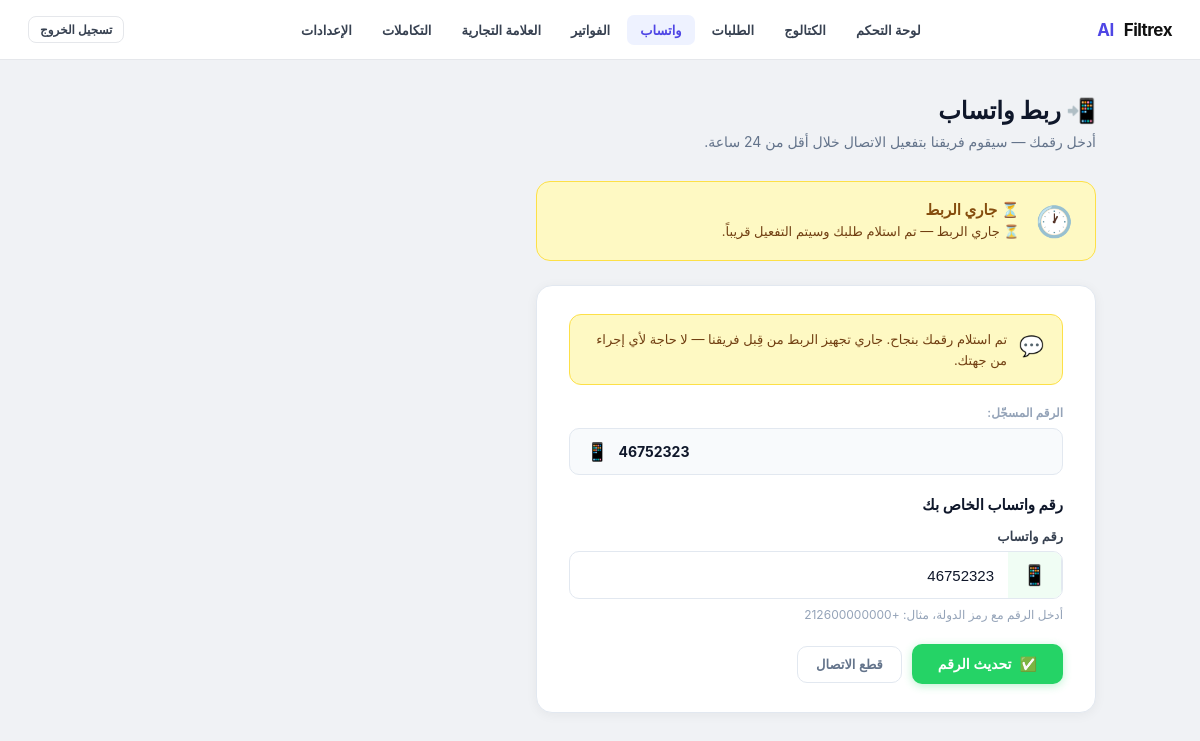
Page /admin/connect-whatsapp (signed in) on the earlier database version.
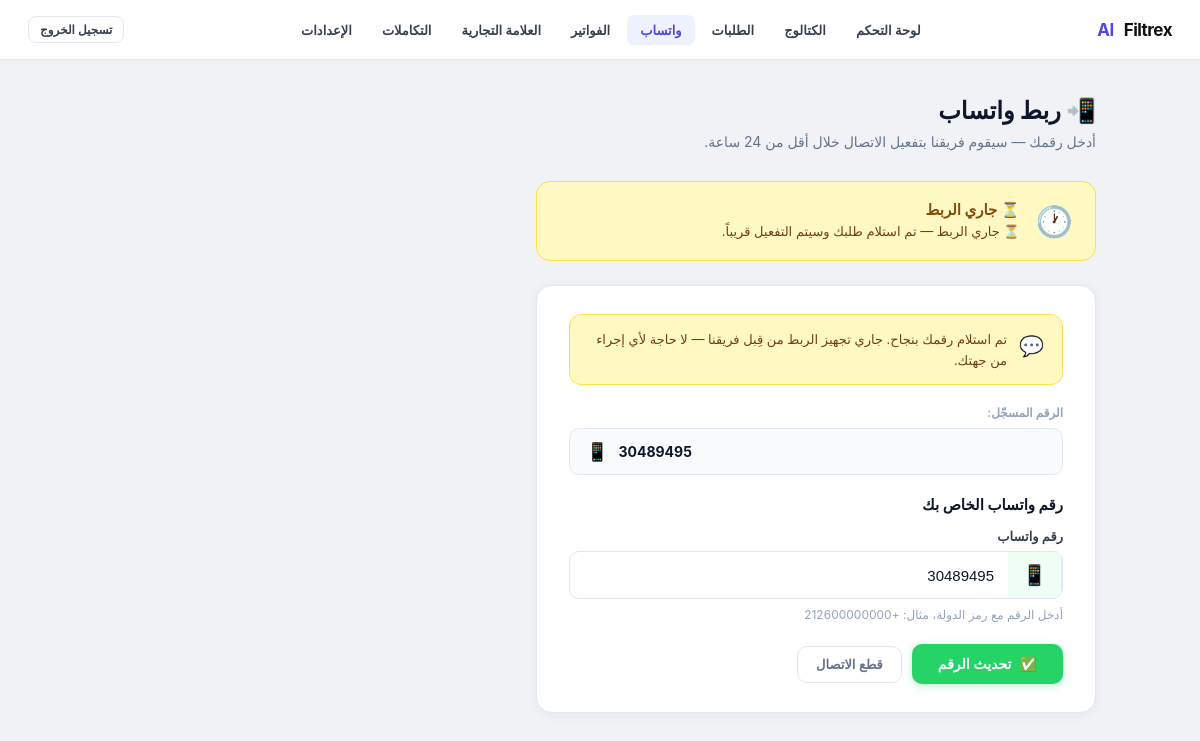
Same page on the later database version.
### tables this page shows
CREATE TABLE clients (
                id                INTEGER PRIMARY KEY AUTOINCREMENT,
                name              TEXT NOT NULL,
                business_type     TEXT DEFAULT 'clinic',
                default_language  TEXT DEFAULT 'ar',
                currency          TEXT DEFAULT 'MAD',
                timezone          TEXT DEFAULT 'Africa/Casablanca',
                admin_whatsapp    TEXT,
                ultramsg_instance TEXT,
                ultramsg_token    TEXT,
                is_active         INTEGER DEFAULT 1,
                created_at        TEXT DEFAULT (datetime('now'))
            , whatsapp_connected INTEGER DEFAULT 0, onboarding_step INTEGER DEFAULT 0, referral_code   TEXT, referred_by     INTEGER, referral_count  INTEGER DEFAULT 0, brand_name          TEXT, logo_url            TEXT, primary_color       TEXT DEFAULT '#4f46e5', custom_domain       TEXT, white_label_enabled INTEGER DEFAULT 0, business_whatsapp_number TEXT, whatsapp_connection_status TEXT DEFAULT 'not_connected', whatsapp_provider TEXT DEFAULT 'ultramsg', plan TEXT DEFAULT 'free', subscription_id TEXT, subscription_status TEXT DEFAULT 'inactive', is_trial          INTEGER DEFAULT 0, trial_started_at  TEXT, trial_ends_at     TEXT, affiliate_enabled  INTEGER DEFAULT 1, affiliate_code     TEXT, affiliate_earnings REAL    DEFAULT 0.0, affiliate_rate     REAL    DEFAULT 0.20);

### app.py (the view, shortened to what this page needs)
@app.route("/admin/connect-whatsapp", methods=["GET", "POST"])
def admin_connect_whatsapp():
    guard = _admin_guard()
    if guard:
        return guard
    cid  = _session_client_id()
    client = get_client(cid)
    _lang  = client.get("default_language") or "en"
    return render_template("admin/connect_whatsapp.html", client=client, active="whatsapp")

### app.py (called while the page is built)
@app.context_processor
def _inject_branding():
    return {"branding": getattr(g, "branding", {"brand_name": "Filtrex AI",
                                                  "logo_url": None,
                                                  "primary_color": "#4f46e5",
                                                  "white_label_enabled": 0})}

def t(key, lang="en"):
    lang = lang if lang in TRANSLATIONS else "en"
    return TRANSLATIONS[lang].get(key) or TRANSLATIONS["en"].get(key, key)

@app.context_processor
def _inject_lang():
    cid = session.get("client_id")
    lang = "en"
    if cid:
        _con = sqlite3.connect("bookings.db", timeout=10)
        _con.row_factory = sqlite3.Row
        try:
            _row = _con.execute(
                "SELECT default_language FROM clients WHERE id=?", (cid,)
            ).fetchone()
        finally:
            _con.close()
        if _row:
            lang = _row["default_language"] or "en"
    return {"lang": lang, "t": t}

def get_db_connection():
    con = sqlite3.connect(DB_FILE, timeout=10)
    con.row_factory = sqlite3.Row
    return con

def _session_client_id():
    cid = session.get("client_id")
    return int(cid) if cid else CLIENT_ID

def get_client(client_id=CLIENT_ID):
    con = get_db_connection()
    try:
        row = con.execute("SELECT * FROM clients WHERE id=?", (client_id,)).fetchone()
    finally:
        con.close()
    return dict(row) if row else {}

def _admin_guard():
    if not session.get("logged_in"):
        return redirect(url_for("login"))
    cid = session.get("client_id")
    if cid:
        print(f"[AUTH_CLIENT_ID] client_id={cid} path={request.path}")
    return None

### templates/admin/connect_whatsapp.html (shortened to what this page needs)
{% extends "admin/layout.html" %}
{% block content %}
{% set dir = "rtl" if lang == "ar" else "ltr" %}
{% set status = client.whatsapp_connection_status or "not_connected" %}
<div class="wa-wrap">
  <div class="wa-page-head">
    <h1>📲 {{ t("wa_page_title", lang) }}</h1>
    <p>{{ t("wa_page_sub", lang) }}</p>
  </div>
  <div class="wa-status-banner {{ status }}">
    <div class="wa-status-icon">
      {% if status == "connected"    %}✅
      {% elif status == "pending"    %}🕐
      {% elif status == "failed"     %}❌
      {% else                        %}📵
      {% endif %}
    </div>
    <div class="wa-status-body">
      <h3>
        {% if status == "connected"    %}{{ t("wa_status_connected", lang) }}
        {% elif status == "pending"    %}{{ t("wa_status_pending", lang) }}
        {% elif status == "failed"     %}{{ t("wa_status_failed", lang) }}
        {% else                        %}{{ t("wa_status_not_conn", lang) }}
        {% endif %}
      </h3>
      <p>
        {% if status == "connected"    %}{{ t("wa_status_connected_sub", lang) }}
        {% elif status == "pending"    %}{{ t("wa_status_pending_sub", lang) }}
        {% elif status == "failed"     %}{{ t("wa_status_failed_sub", lang) }}
        {% else                        %}{{ t("wa_status_not_conn_sub", lang) }}
        {% endif %}
      </p>
    </div>
  </div>
  {% if status == "connected" %}
  <div class="wa-card">
    <div class="wa-card-title">{{ t("wa_settings_title", lang) }}</div>
    {% if client.business_whatsapp_number %}
      <div class="wa-number-label">{{ t("wa_settings_number", lang) }}</div>
      <div class="wa-number-display">
        <span class="wa-num-icon">📱</span>
        <span class="wa-num-val">{{ client.business_whatsapp_number }}</span>
      </div>
    {% endif %}
    <p style="font-size:13px;color:#64748b;margin-bottom:20px;">{{ t("wa_settings_change", lang) }}</p>
    <form method="POST"
          onsubmit="return confirm('{{ t('wa_disconnect_confirm', lang) }}')">
      <input type="hidden" name="action" value="disconnect">
      <button type="submit" class="btn-wa-danger">🔌 {{ t("wa_btn_disconnect", lang) }}</button>
    </form>
  </div>
  {% elif status == "pending" %}
  <div class="wa-card">
    <div class="wa-pending-box">
      <span class="wa-pending-icon">💬</span>
      <div>{{ t("wa_pending_box", lang) }}</div>
    </div>
    {% if client.business_whatsapp_number %}
      <div class="wa-number-label">{{ t("wa_settings_number", lang) }}</div>
      <div class="wa-number-display">
        <span class="wa-num-icon">📱</span>
        <span class="wa-num-val">{{ client.business_whatsapp_number }}</span>
      </div>
    {% endif %}
    <div class="wa-card-title" style="margin-bottom:14px;">{{ t("wa_form_title", lang) }}</div>
    <form method="POST">
      <div class="wa-field">
        <label>{{ t("wa_form_label", lang) }}</label>
        <div class="wa-input-wrap">
          <span class="wa-input-prefix">📱</span>
          <input type="tel" name="business_whatsapp_number"
                 placeholder="{{ t('wa_form_placeholder', lang) }}"
                 value="{{ client.business_whatsapp_number or '' }}"
                 autocomplete="tel">
        </div>
        <div class="wa-hint">{{ t("wa_form_hint", lang) }}</div>
      </div>
      <div class="wa-btn-row">
        <button type="submit" class="btn-wa-primary">
          <span>✅</span> {{ t("wa_btn_update", lang) }}
        </button>
        <form method="POST" style="display:contents"
              onsubmit="return confirm('{{ t('wa_disconnect_confirm', lang) }}')">
          <button type="submit" class="btn-wa-ghost">{{ t("wa_btn_disconnect", lang) }}</button>
        </form>
      </div>
    </form>
  </div>
  {% endif %}
</div>
{% endblock %}

### templates/admin/layout.html (shortened to what this page needs)
<!DOCTYPE html>
<html lang="{{ lang }}" dir="{{ 'rtl' if lang == 'ar' else 'ltr' }}">
<head>
</head>
<body>
<nav class="nav">
  <div class="nav-brand">
    {% if branding.logo_url %}
      <img src="{{ branding.logo_url }}" alt="{{ branding.brand_name }}"
           style="height:32px;width:auto;object-fit:contain;border-radius:4px;" />
    {% else %}
      {% set _parts = branding.brand_name.split() %}
      {% if _parts|length >= 2 %}
        {{ _parts[:-1]|join(' ') }} <span>{{ _parts[-1] }}</span>
      {% else %}
        <span>{{ branding.brand_name }}</span>
      {% endif %}
    {% endif %}
  </div>
  <div class="nav-links">
    <a href="/admin/dashboard" class="nav-link {% if active=='dashboard' %}active{% endif %}">{{ t("nav_dashboard", lang) }}</a>
    <a href="/admin/catalog" class="nav-link {% if active=='catalog' %}active{% endif %}">{{ t("nav_catalog", lang) }}</a>
    <a href="/admin/orders" class="nav-link {% if active=='orders' %}active{% endif %}">{{ t("nav_orders", lang) }}</a>
    <a href="/admin/connect-whatsapp" class="nav-link {% if active=='whatsapp' %}active{% endif %}">{{ t("nav_whatsapp", lang) }}</a>
    <a href="/admin/billing" class="nav-link {% if active=='billing' %}active{% endif %}">{{ t("nav_billing", lang) }}</a>
    <a href="/admin/branding" class="nav-link {% if active=='branding' %}active{% endif %}">{{ t("nav_branding", lang) }}</a>
    <a href="/admin/integrations" class="nav-link {% if active=='integrations' %}active{% endif %}">{{ t("nav_integrations", lang) }}</a>
    <a href="/admin/settings" class="nav-link {% if active=='settings' %}active{% endif %}">{{ t("nav_settings", lang) }}</a>
  </div>
  <div class="nav-right">
    <a href="/logout" class="btn btn-ghost btn-sm">{{ t("nav_logout", lang) }}</a>
  </div>
</nav>
<div class="shell">
  {% block content %}{% endblock %}
</div>
</body>
</html>

Differences in the rows shown:
changed clients "ربط واتساب": business_whatsapp_number "46752323" → "30489495"
